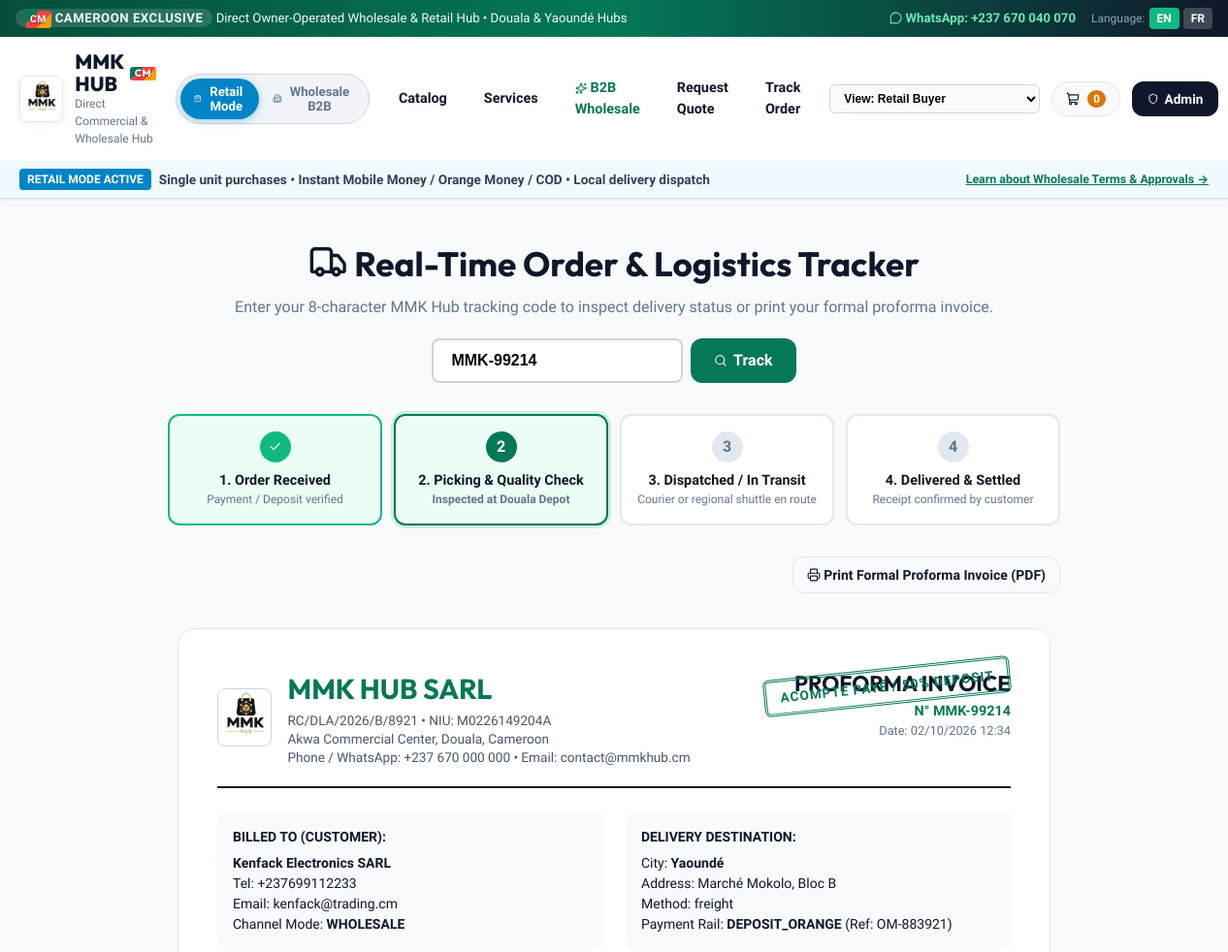
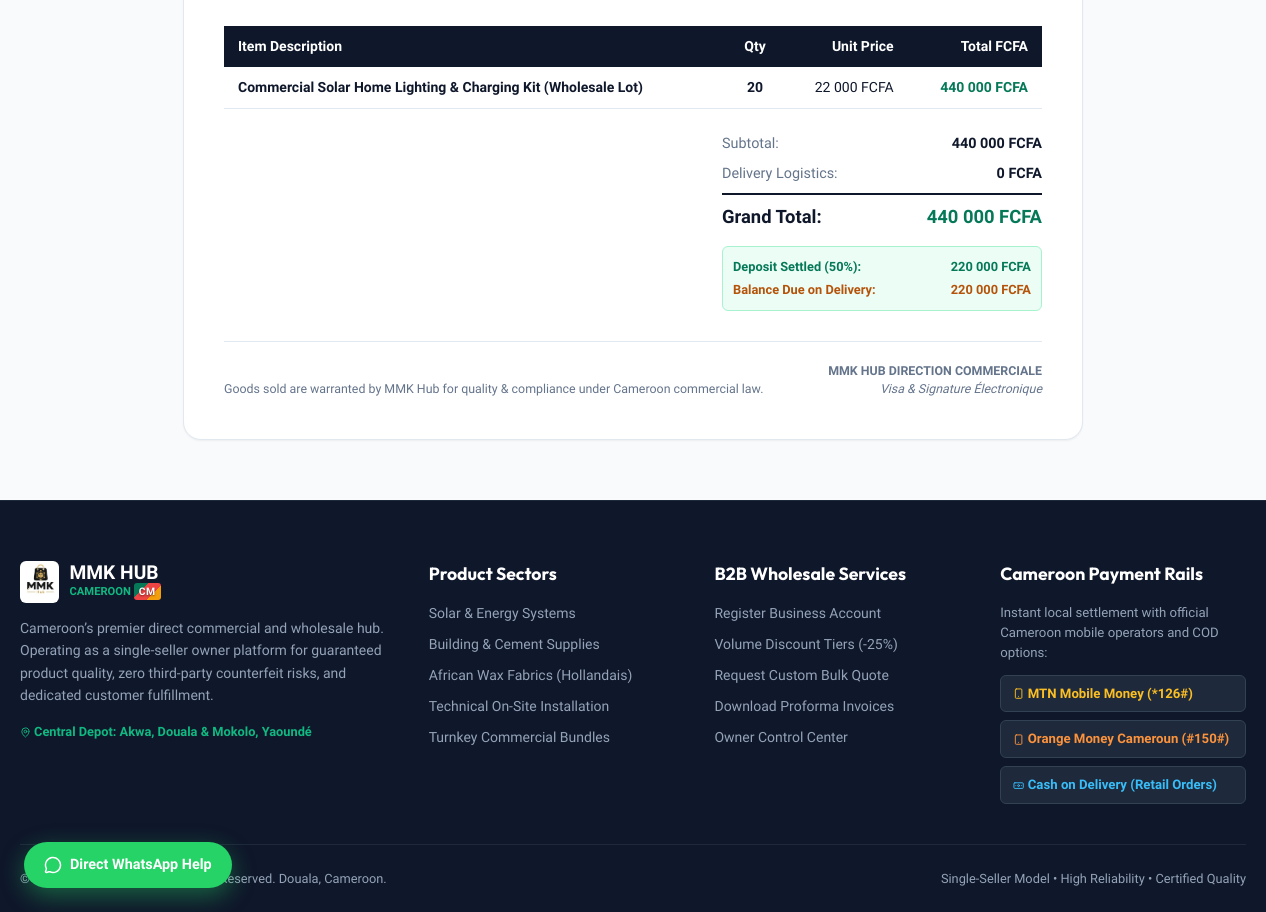
The page /track.php?code=MMK-99214 (signed in) on the database its author committed (2 pictures, top to bottom).
### tables this page shows
CREATE TABLE orders (
            id INTEGER PRIMARY KEY AUTOINCREMENT,
            order_code TEXT UNIQUE,
            user_id INTEGER,
            customer_name TEXT NOT NULL,
            customer_phone TEXT NOT NULL,
            customer_email TEXT,
            city TEXT NOT NULL,
            delivery_address TEXT NOT NULL,
            delivery_method TEXT DEFAULT 'standard',
            delivery_fee REAL DEFAULT 0,
            order_type TEXT DEFAULT 'retail',
            subtotal REAL NOT NULL,
            discount_amount REAL DEFAULT 0,
            total_amount REAL NOT NULL,
            deposit_amount REAL DEFAULT 0,
            balance_amount REAL DEFAULT 0,
            payment_method TEXT NOT NULL,
            payment_status TEXT DEFAULT 'pending',
            fulfillment_status TEXT DEFAULT 'received',
            payment_ref TEXT,
            notes TEXT,
            created_at DATETIME DEFAULT CURRENT_TIMESTAMP
        );

CREATE TABLE order_items (
            id INTEGER PRIMARY KEY AUTOINCREMENT,
            order_id INTEGER NOT NULL,
            product_id INTEGER NOT NULL,
            product_name TEXT NOT NULL,
            unit_price REAL NOT NULL,
            quantity INTEGER NOT NULL,
            subtotal REAL NOT NULL,
            is_service INTEGER DEFAULT 0,
            service_date TEXT,
            service_slot TEXT,
            FOREIGN KEY (order_id) REFERENCES orders(id) ON DELETE CASCADE
        );

### includes/db.php (called while the page is built, shortened)
<?php
function format_cfa(float|int $amount): string {
    return number_format($amount, 0, ',', ' ') . ' FCFA';
}
function get_lang(): string {
    return $_SESSION['lang'] ?? 'en';
}
function t(string $en, string $fr): string {
    return get_lang() === 'fr' ? $fr : $en;
}

### track.php (the view, shortened to what this page needs)
<?php
require_once __DIR__ . '/includes/header.php';
$code = trim($_GET['code'] ?? '');
$db = get_db();
$order = null;
$items = [];
if (!empty($code)) {
    $stmt = $db->prepare("SELECT * FROM orders WHERE order_code = ?");
    $stmt->execute([$code]);
    $order = $stmt->fetch();
    if ($order) {
        $stmtItems = $db->prepare("SELECT * FROM order_items WHERE order_id = ?");
        $stmtItems->execute([$order['id']]);
        $items = $stmtItems->fetchAll();
    }
}
$statusMap = [
    'received' => 1,
    'processing' => 2,
    'shipped' => 3,
    'delivered' => 4
];
$currentStep = $order ? ($statusMap[$order['fulfillment_status']] ?? 1) : 1;
?>
<div style="max-width: 960px; margin: 40px auto; padding: 0 20px;">
  <div style="text-align: center; margin-bottom: 32px;" class="no-print">
    <h1 style="font-size: 2.2rem; margin-bottom: 6px;"><i data-lucide="truck"></i> <?= t('Real-Time Order & Logistics Tracker', 'Suivi de Commande en Temps Réel') ?></h1>
    <p style="color: #64748b;"><?= t('Enter your 8-character MMK Hub tracking code to inspect delivery status or print your formal proforma invoice.', 'Saisissez votre code MMK Hub pour suivre l\'acheminement ou imprimer votre facture.') ?></p>
    <form method="GET" action="track.php" style="margin-top: 20px; display: inline-flex; gap: 8px;">
      <input type="text" name="code" value="<?= htmlspecialchars($code) ?>" placeholder="e.g. MMK-78419" required
             style="padding: 12px 18px; border-radius: 8px; border: 2px solid #cbd5e1; font-size: 1rem; font-weight: 700; text-transform: uppercase;">
      <button type="submit" class="btn-card-primary" style="padding: 12px 24px; font-size: 1rem;">
        <i data-lucide="search" class="icon-xs"></i> <?= t('Track', 'Vérifier') ?>
      </button>
    </form>
  </div>
  <?php if ($order): ?>
    <div class="no-print" style="margin-bottom: 36px;">
      <div class="tracking-stepper">
        <div class="step-node <?= $currentStep >= 1 ? 'completed' : '' ?> <?= $currentStep === 1 ? 'current' : '' ?>">
          <div class="step-number"><?= $currentStep > 1 ? '<i data-lucide="check" class="icon-xs"></i>' : '1' ?></div>
          <div style="font-weight: 700; font-size: 0.9rem;"><?= t('1. Order Received', '1. Reçue & Validée') ?></div>
          <div style="font-size: 0.75rem; color: #64748b;"><?= t('Payment / Deposit verified', 'Paiement ou acompte vérifié') ?></div>
        </div>
        <div class="step-node <?= $currentStep >= 2 ? 'completed' : '' ?> <?= $currentStep === 2 ? 'current' : '' ?>">
          <div class="step-number"><?= $currentStep > 2 ? '<i data-lucide="check" class="icon-xs"></i>' : '2' ?></div>
          <div style="font-weight: 700; font-size: 0.9rem;"><?= t('2. Picking & Quality Check', '2. Préparation & Contrôle') ?></div>
          <div style="font-size: 0.75rem; color: #64748b;"><?= t('Inspected at Douala Depot', 'Conditionnement dépôt Akwa') ?></div>
        </div>
        <div class="step-node <?= $currentStep >= 3 ? 'completed' : '' ?> <?= $currentStep === 3 ? 'current' : '' ?>">
          <div class="step-number"><?= $currentStep > 3 ? '<i data-lucide="check" class="icon-xs"></i>' : '3' ?></div>
          <div style="font-weight: 700; font-size: 0.9rem;"><?= t('3. Dispatched / In Transit', '3. Expédié / En Route') ?></div>
          <div style="font-size: 0.75rem; color: #64748b;"><?= t('Courier or regional shuttle en route', 'Coursier ou navette en transit') ?></div>
        </div>
        <div class="step-node <?= $currentStep >= 4 ? 'completed' : '' ?> <?= $currentStep === 4 ? 'current' : '' ?>">
          <div class="step-number"><?= $currentStep >= 4 ? '✓' : '4' ?></div>
          <div style="font-weight: 700; font-size: 0.9rem;"><?= t('4. Delivered & Settled', '4. Livré & Clôturé') ?></div>
          <div style="font-size: 0.75rem; color: #64748b;"><?= t('Receipt confirmed by customer', 'Réception confirmée par le client') ?></div>
        </div>
      </div>
      <div style="text-align: right; margin-bottom: 20px;">
        <button type="button" class="btn-card-details" onclick="window.print()" style="font-weight: 700;">
          <i data-lucide="printer" class="icon-sm"></i> <?= t('Print Formal Proforma Invoice (PDF)', 'Imprimer Facture Proforma (PDF)') ?>
        </button>
      </div>
    </div>
    <div class="invoice-container">
      <div class="invoice-stamp">
        <?= $order['payment_status'] === 'fully_paid' ? 'ACQUITTÉ / PAID' : 'ACOMPTE PAYÉ / 50% DEPOSIT' ?>
      </div>
      <div style="display: flex; justify-content: space-between; border-bottom: 2px solid #0f172a; padding-bottom: 20px; margin-bottom: 24px;">
        <div style="display: flex; gap: 16px; align-items: center;">
          <img src="assets/images/logo.png" alt="MMK Hub" style="height: 60px; border-radius: 8px; border: 1px solid #cbd5e1; padding: 2px;">
          <div>
            <h2 style="font-size: 1.8rem; color: #047857; margin-bottom: 2px;">MMK HUB SARL</h2>
          <div style="font-size: 0.85rem; color: #475569; line-height: 1.4;">
            RC/DLA/2026/B/8921 • NIU: M0226149204A<br>
            Akwa Commercial Center, Douala, Cameroon<br>
            Phone / WhatsApp: +237 670 000 000 • Email: contact@mmkhub.cm
          </div>
        </div>
      </div>
        <div style="text-align: right;">
          <h3 style="font-size: 1.4rem; color: #0f172a;"><?= t('PROFORMA INVOICE', 'FACTURE PROFORMA') ?></h3>
          <div style="font-size: 0.9rem; font-weight: 700; color: #047857;">N° <?= htmlspecialchars($order['order_code']) ?></div>
          <div style="font-size: 0.8rem; color: #64748b;"><?= t('Date:', 'Date :') ?> <?= date('d/m/Y H:i', strtotime($order['created_at'])) ?></div>
        </div>
      </div>
      <div style="display: grid; grid-template-columns: 1fr 1fr; gap: 24px; margin-bottom: 28px; font-size: 0.875rem;">
        <div style="background: #f8fafc; padding: 16px; border-radius: 8px;">
          <div style="font-weight: 800; color: #0f172a; margin-bottom: 6px; text-transform: uppercase;"><?= t('Billed To (Customer):', 'Facturé à (Client) :') ?></div>
          <div><strong><?= htmlspecialchars($order['customer_name']) ?></strong></div>
          <div><?= t('Tel:', 'Tél :') ?> <?= htmlspecialchars($order['customer_phone']) ?></div>
          <div><?= t('Email:', 'Email :') ?> <?= htmlspecialchars($order['customer_email'] ?: 'N/A') ?></div>
          <div><?= t('Channel Mode:', 'Canal :') ?> <strong><?= strtoupper($order['order_type']) ?></strong></div>
        </div>
        <div style="background: #f8fafc; padding: 16px; border-radius: 8px;">
          <div style="font-weight: 800; color: #0f172a; margin-bottom: 6px; text-transform: uppercase;"><?= t('Delivery Destination:', 'Lieu de Livraison :') ?></div>
          <div><?= t('City:', 'Ville :') ?> <strong><?= htmlspecialchars($order['city']) ?></strong></div>
          <div><?= t('Address:', 'Adresse :') ?> <?= htmlspecialchars($order['delivery_address']) ?></div>
          <div><?= t('Method:', 'Mode :') ?> <?= htmlspecialchars($order['delivery_method']) ?></div>
          <div><?= t('Payment Rail:', 'Moyen de Paiement :') ?> <strong><?= strtoupper($order['payment_method']) ?></strong> (Ref: <?= htmlspecialchars($order['payment_ref']) ?>)</div>
        </div>
      </div>
      <table style="width: 100%; border-collapse: collapse; margin-bottom: 24px; font-size: 0.875rem;">
        <thead>
          <tr style="background: #0f172a; color: #fff; text-align: left;">
            <th style="padding: 10px 14px;"><?= t('Item Description', 'Désignation des Articles') ?></th>
            <th style="padding: 10px 14px; text-align: center;"><?= t('Qty', 'Qté') ?></th>
            <th style="padding: 10px 14px; text-align: right;"><?= t('Unit Price', 'Prix Unitaire') ?></th>
            <th style="padding: 10px 14px; text-align: right;"><?= t('Total FCFA', 'Total FCFA') ?></th>
          </tr>
        </thead>
        <tbody>
          <?php foreach ($items as $item): ?>
            <tr style="border-bottom: 1px solid #e2e8f0;">
              <td style="padding: 10px 14px; font-weight: 600;"><?= htmlspecialchars($item['product_name']) ?></td>
              <td style="padding: 10px 14px; text-align: center; font-weight: 700;"><?= $item['quantity'] ?></td>
              <td style="padding: 10px 14px; text-align: right;"><?= format_cfa($item['unit_price']) ?></td>
              <td style="padding: 10px 14px; text-align: right; font-weight: 700; color: #047857;"><?= format_cfa($item['subtotal']) ?></td>
            </tr>
          <?php endforeach; ?>
        </tbody>
      </table>
      <div style="display: flex; justify-content: flex-end; margin-bottom: 30px;">
        <div style="width: 320px; font-size: 0.9rem; display: flex; flex-direction: column; gap: 8px;">
          <div style="display: flex; justify-content: space-between;">
            <span style="color: #64748b;"><?= t('Subtotal:', 'Sous-total :') ?></span>
            <span style="font-weight: 700;"><?= format_cfa($order['subtotal']) ?></span>
          </div>
          <div style="display: flex; justify-content: space-between;">
            <span style="color: #64748b;"><?= t('Delivery Logistics:', 'Frais d\'Acheminement :') ?></span>
            <span style="font-weight: 700;"><?= format_cfa($order['delivery_fee']) ?></span>
          </div>
          <div style="display: flex; justify-content: space-between; font-size: 1.15rem; font-weight: 800; border-top: 2px solid #0f172a; padding-top: 8px;">
            <span><?= t('Grand Total:', 'Total TTC :') ?></span>
            <span style="color: #047857;"><?= format_cfa($order['total_amount']) ?></span>
          </div>
          <?php if ($order['order_type'] === 'wholesale'): ?>
            <div style="background: #ecfdf5; border: 1px solid #a7f3d0; border-radius: 6px; padding: 10px; margin-top: 8px; font-size: 0.8rem;">
              <div style="display: flex; justify-content: space-between; color: #047857; font-weight: 700;">
                <span><?= t('Deposit Settled (50%):', 'Acompte Réglé (50%) :') ?></span>
                <span><?= format_cfa($order['deposit_amount']) ?></span>
              </div>
              <div style="display: flex; justify-content: space-between; color: #b45309; font-weight: 700; margin-top: 4px;">
                <span><?= t('Balance Due on Delivery:', 'Solde Dû à la Livraison :') ?></span>
                <span><?= format_cfa($order['balance_amount']) ?></span>
              </div>
            </div>
          <?php endif; ?>
        </div>
      </div>
      <div style="border-top: 1px solid #e2e8f0; padding-top: 20px; display: flex; justify-content: space-between; align-items: flex-end; font-size: 0.775rem; color: #64748b;">
        <div>
          <?= t('Goods sold are warranted by MMK Hub for quality & compliance under Cameroon commercial law.', 'Matériel garanti d\'origine et certifié conforme par MMK Hub selon la législation camerounaise.') ?>
        </div>
        <div style="text-align: right;">
          <strong>MMK HUB DIRECTION COMMERCIALE</strong><br>
          <em>Visa & Signature Électronique</em>
        </div>
      </div>
    </div>
  <?php endif; ?>
</div>
<?php require_once __DIR__ . '/includes/footer.php'; ?>

### css/style.css (style rules this page uses)
:root { --primary: #047857; --primary-light: #10b981; --primary-dark: #064e3b; --primary-glow: rgba(16, 185, 129, 0.25); --secondary: #d97706; --secondary-light: #f59e0b; --secondary-glow: rgba(245, 158, 11, 0.25); --dark: #0f172a; --dark-light: #1e293b; --dark-border: #334155; --surface: #ffffff; --surface-alt: #f8fafc; --surface-border: #e2e8f0; --text-main: #0f172a; --text-muted: #64748b; --text-light: #94a3b8; --retail-color: #0284c7; --retail-bg: #e0f2fe; --wholesale-color: #059669; --wholesale-bg: #d1fae5; --danger: #ef4444; --success: #10b981; --warning: #f59e0b; --shadow-sm: 0 1px 2px 0 rgb(0 0 0 / 0.05); --shadow-md: 0 4px 6px -1px rgb(0 0 0 / 0.1), 0 2px 4px -2px rgb(0 0 0 / 0.1); --shadow-lg: 0 10px 15px -3px rgb(0 0 0 / 0.1), 0 4px 6px -4px rgb(0 0 0 / 0.1); --shadow-xl: 0 20px 25px -5px rgb(0 0 0 / 0.1), 0 8px 10px -6px rgb(0 0 0 / 0.1); --radius-sm: 6px; --radius-md: 12px; --radius-lg: 18px; --radius-full: 9999px; --transition: all 0.25s cubic-bezier(0.4, 0, 0.2, 1); }
* { margin: 0; padding: 0; box-sizing: border-box; }
body { font-family: 'Plus Jakarta Sans', -apple-system, BlinkMacSystemFont, sans-serif; background-color: #f8fafc; color: var(--text-main); line-height: 1.5; overflow-x: hidden; }
h1, h2, h3, h4, h5, .brand-title { font-family: 'Outfit', sans-serif; font-weight: 700; color: var(--dark); }
button { cursor: pointer; border: none; background: none; font-family: inherit; transition: var(--transition); }
.btn-card-primary { flex: 1; background: var(--primary); color: #fff; padding: 10px 14px; border-radius: var(--radius-md); font-size: 0.875rem; font-weight: 700; display: flex; align-items: center; justify-content: center; gap: 6px; }
.btn-card-details { background: var(--surface-alt); border: 1px solid var(--surface-border); color: var(--text-main); padding: 10px 14px; border-radius: var(--radius-md); font-size: 0.875rem; font-weight: 600; }
.tracking-stepper { display: grid; grid-template-columns: repeat(4, 1fr); gap: 12px; margin: 32px 0; position: relative; }
.step-node { background: #fff; border: 2px solid #e2e8f0; border-radius: var(--radius-md); padding: 16px; text-align: center; position: relative; }
.step-node.completed { border-color: #10b981; background: #ecfdf5; }
.step-node.current { border-color: #047857; box-shadow: 0 0 0 3px rgba(16, 185, 129, 0.2); font-weight: 700; }
.step-number { width: 32px; height: 32px; border-radius: 50%; background: #e2e8f0; color: #64748b; display: flex; align-items: center; justify-content: center; margin: 0 auto 8px; font-weight: 700; }
.step-node.completed .step-number { background: #10b981; color: #fff; }
.step-node.current .step-number { background: #047857; color: #fff; }
.invoice-container { background: #fff; border: 1px solid #e2e8f0; border-radius: var(--radius-lg); padding: 40px; max-width: 900px; margin: 20px auto; box-shadow: var(--shadow-sm); position: relative; }
.invoice-stamp { position: absolute; top: 40px; right: 40px; border: 3px double #047857; color: #047857; padding: 6px 14px; font-weight: 800; font-size: 0.85rem; letter-spacing: 1px; border-radius: 6px; transform: rotate(-6deg); }
.lucide { display: inline-flex; align-items: center; justify-content: center; vertical-align: -0.15em; width: 1.15em; height: 1.15em; stroke-width: 2; }
.icon-xs { width: 0.85em; height: 0.85em; }
.icon-sm { width: 1em; height: 1em; }

### rows shown on the page
orders: order_code "MMK-99214", created_at "02/10/2026 12:34", customer_name "Kenfack Electronics SARL", customer_phone "+237699112233", customer_email "kenfack@trading.cm", order_type "WHOLESALE", city "Yaoundé", delivery_address "Marché Mokolo, Bloc B", delivery_method "freight", payment_method "DEPOSIT_ORANGE", payment_ref "OM-883921", subtotal "440 000 FCFA", delivery_fee "0 FCFA", total_amount "440 000 FCFA", deposit_amount "220 000 FCFA", balance_amount "220 000 FCFA"
order_items: product_name "Commercial Solar Home Lighting & Charging Kit (Wholesale Lot)", quantity "20", unit_price "22 000 FCFA", subtotal "440 000 FCFA"

### other values the page prints
t('CAMEROON EXCLUSIVE', 'EXCLUSIVITÉ CAMEROUN') "CAMEROON EXCLUSIVE"
t('Language:', 'Langue:') "Language:"
t('Retail Mode', 'Mode Détail') "Retail Mode"
t('Wholesale B2B', 'Gros B2B') "Wholesale B2B"
t('Catalog', 'Catalogue') "Catalog"
t('Services', 'Services') "Services"
t('B2B Wholesale', 'Espace Pro') "B2B Wholesale"
t('Request Quote', 'Devis sur Mesure') "Request Quote"
t('Track Order', 'Suivi Colis') "Track Order"
t('Retail Mode Active', 'Mode Vente au Détail Actif') "RETAIL MODE ACTIVE"
t('Track', 'Vérifier') "Track"
t('1. Order Received', '1. Reçue & Validée') "1. Order Received"
t('Payment / Deposit verified', 'Paiement ou acompte vérifié') "Payment / Deposit verified"
t('2. Picking & Quality Check', '2. Préparation & Contrôle') "2. Picking & Quality Check"
t('Inspected at Douala Depot', 'Conditionnement dépôt Akwa') "Inspected at Douala Depot"
